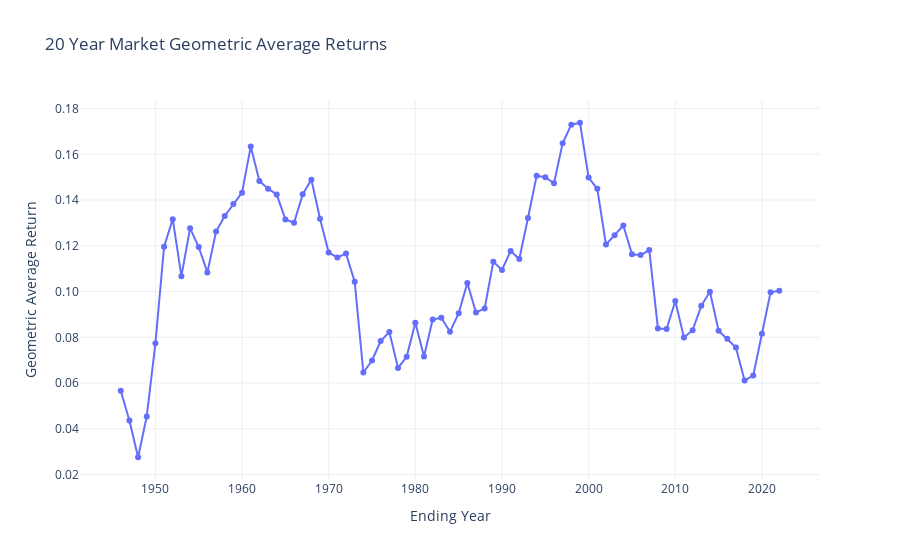

Here is the notebook cell this chart was saved with:
### Markdown cell above
# FIGURE 3

### Code cell
trace = go.Scatter(
    x=geomean.endyear,
    y=geomean.geomean,
    text=geomean.startyear,
    hovertemplate="%{text}-%{x}<br>%{y:.2%}",
    mode="lines+markers"
)
fig = go.Figure(trace)
fig.update_layout(
    title = f"{years} Year {name} Geometric Average Returns",
    xaxis_title="Ending Year",
    yaxis_title="Geometric Average Return",
    yaxis_tickformat=".2f",
    template="plotly_white"
)
fig.show()
